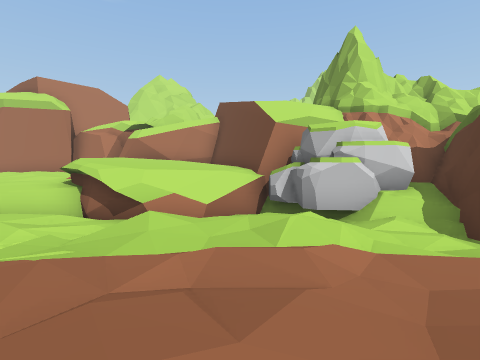
view 1 (above)

24 first-person views from a walk through a scene from a Unity 3-D project. The camera is 1.2 m above the floor, tilts 4° down and sees 85° across. The floor is counted in squares, 2 m on a side. Each view is taken from the middle of a square. On the plan, view 1 faces up. The plan holds only what a view shows up to about 9 squares ahead; the rest is blank. The place goes on beyond the plan. Some animated figures are left out. Some surface patterns are stand-ins.

view 2
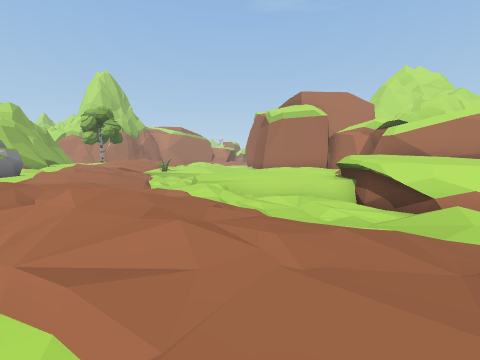

view 3
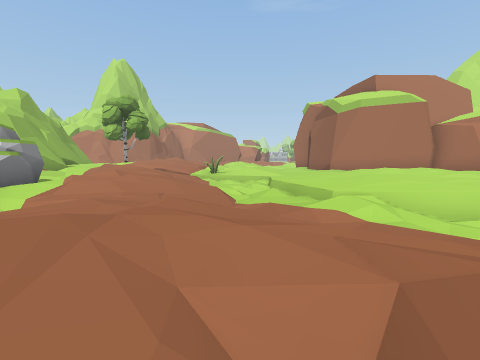

view 4
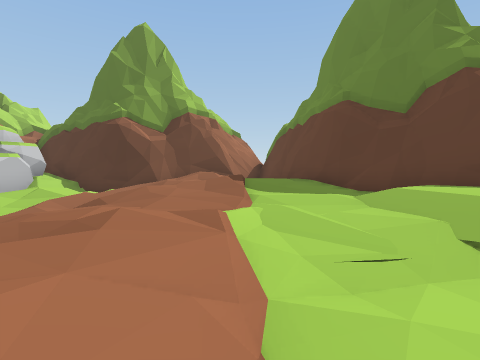

view 5
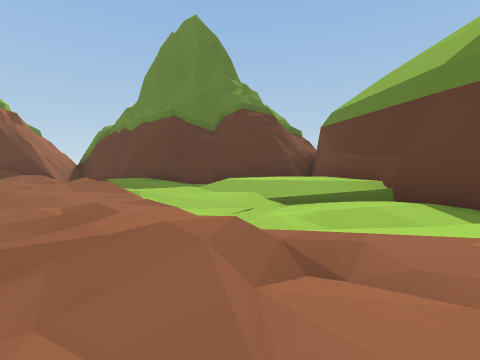

view 6
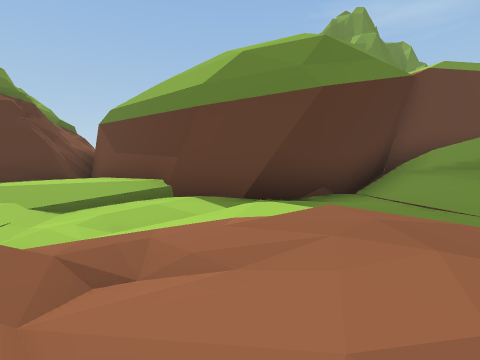

view 7
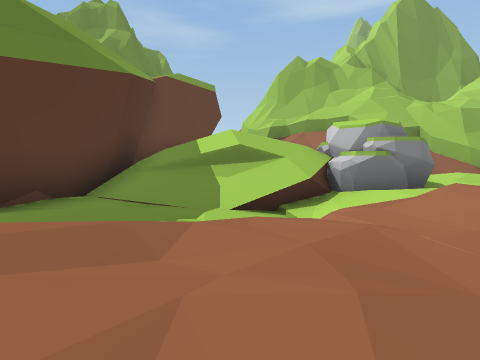

view 8
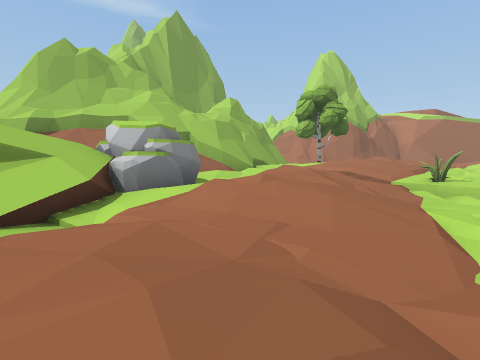

view 9
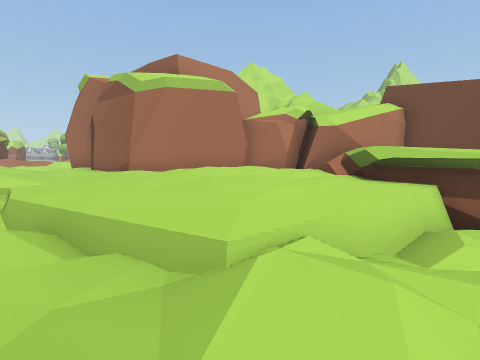

view 10
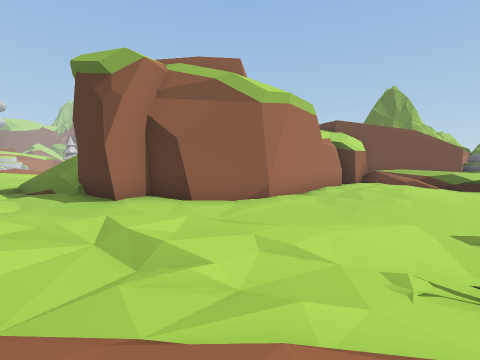

view 11
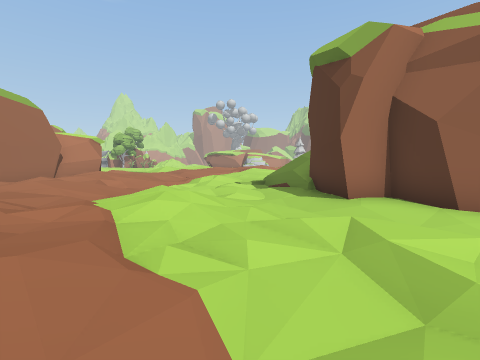

view 12
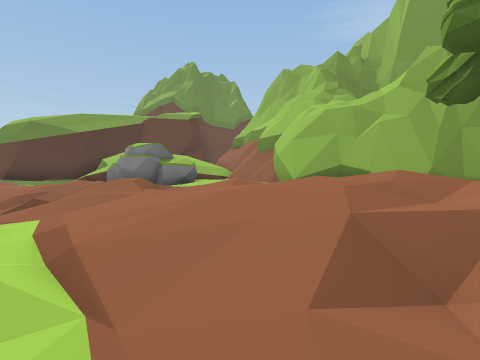

view 13
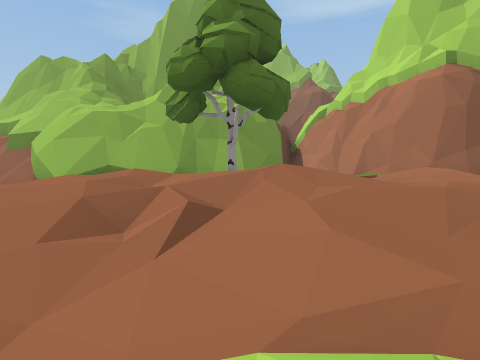

view 14
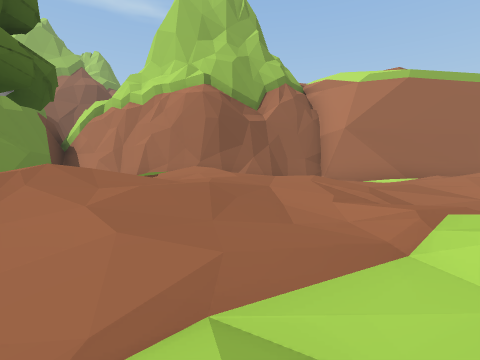

view 15
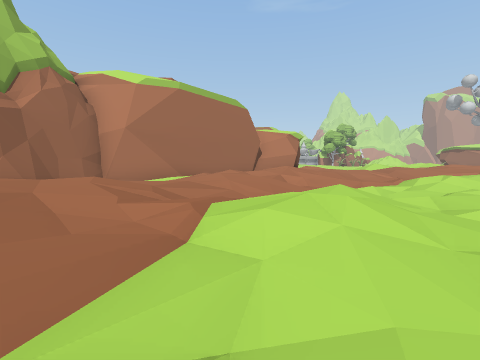

view 16
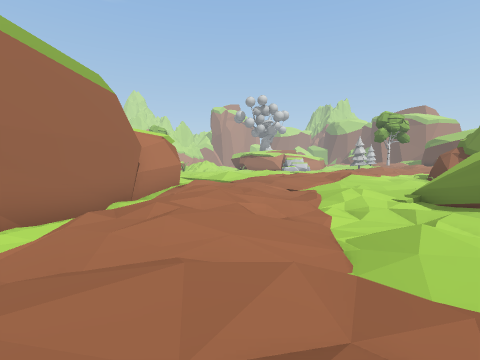

view 17
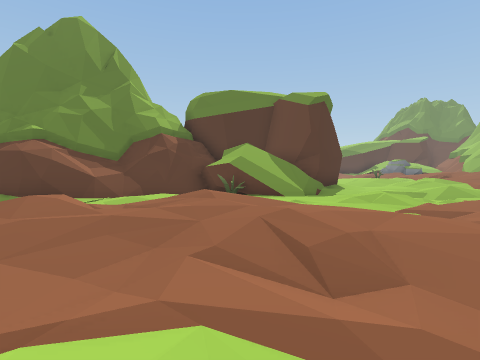

view 18
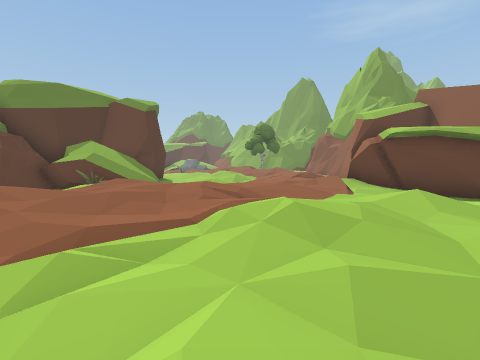

view 19
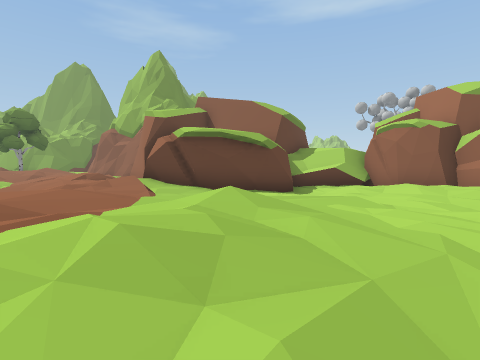

view 20
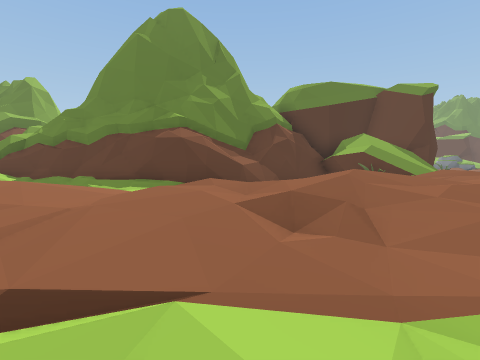

view 21
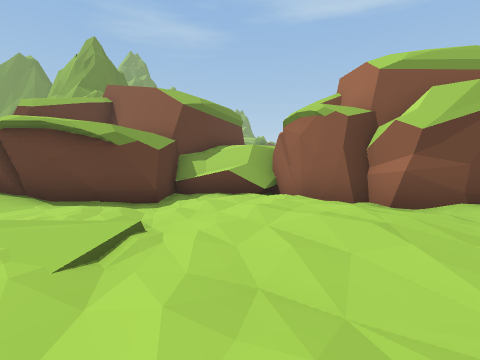

view 22
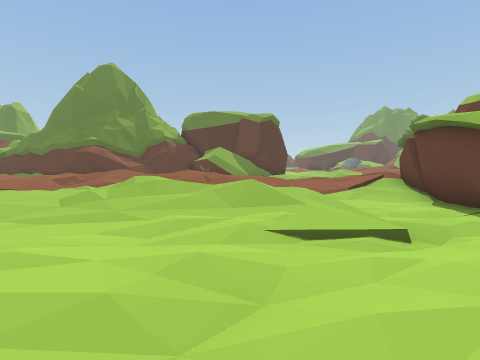

view 23
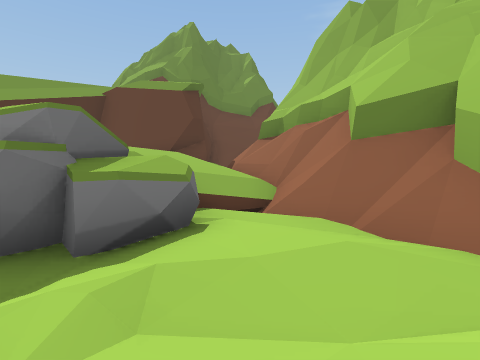

view 24
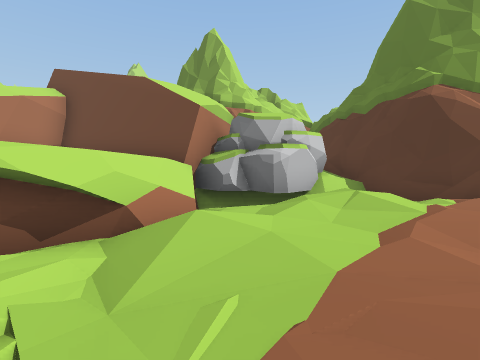

### Floor plan
Key: @ floor where view 1 was taken; # wall or solid block; . main floor; : floor 0.25 m higher than the main floor; - floor 0.25 m lower than the main floor; + floor 0.5 m higher than the main floor; _ floor 0.5 m lower than the main floor; * floor 0.75 m higher than the main floor; < floor 0.75 m lower than the main floor; ( floor 1 m lower than the main floor; ! floor 1.25 m lower than the main floor; % floor 1.5 m higher than the main floor; ? floor 1.5 m lower than the main floor; & floor 2.5 m higher than the main floor; / step, stairs or slope; = window, fence, low wall or low ledge; ^ raised ledge; v drop or lower ground; R rock; O other object.
Columns run from 29 left of view 1 to 5 right of it. Each row starts with its distance up from view 1.
 27  #..::.:...: ...:+
 26  #-.+:.....:...::::  .###
 25  #.::....://.:/:+..-:##
 24  #.:..../:/+:+*+  ./##
 23  #/..-../+:+:*//   ##
 22 ^#^---.-/../+++:..##
 21   #^##---/+++++::.##
 20   #####.../+::   /#
 19       #./:/.....O/#
 18       ##+:.....==#=
 17       #/.:..:.==&
 16       #//:././_=
 15       #/+/.__/_#
 14      ##/+.-//-_#
 13      #..:.-./__###
 12      # -..-./-_--##
 11      #  ./-.+.____###########
 10      #/  +:./../_____-.--#  ^#
  9      ##  +/./-/.-___-...-^^^
  8      ##  +++.--..___-...=^^^
  7      ##   /*/./-____----_^ ^ #RR ##
  6      ##    +++.-O//___-__###^^RRRR#
  5      #      +:.-((!//___=!?^^?/R###
  4      #vv     .//_((/(<_=?/?/(//??#
  3     ##^^#    .-.//_/!!(//???((/!?#
  2         ###/ .-/.--</!(((/((!(((/#
  1           ##^-___--<<_</_/<</</_/##
  0            #^--_R__<<___/__<<@__-/#
 -1            #^ _RRR/(<_/_<///</-  /#
 -2             ##vRR///(<__/(((<<_  ##
 -3             ^=///////<##_////<<###
 -4             #=//% ///####.---###
 -5             ##     /##  ##---##
 -6              #    /##    ##/##
 -7              #=/####      ###

Where each view was taken, in squares from view 1:
view 1: 0 up, 0 right, facing up
view 2: 1 down, 1 left, facing up-left
view 3: 1 down, 5 left, facing up-left
view 4: 1 down, 5 left, facing right
view 5: 1 up, 6 left, facing down-right
view 6: 1 up, 6 left, facing down
view 7: 1 up, 7 left, facing down-left
view 8: 1 up, 7 left, facing left
view 9: 2 up, 7 left, facing up
view 10: 6 up, 16 left, facing up-right
view 11: 7 up, 16 left, facing up
view 12: 8 up, 16 left, facing down
view 13: 9 up, 16 left, facing down-left
view 14: 9 up, 16 left, facing left
view 15: 9 up, 16 left, facing up-left
view 16: 10 up, 20 left, facing up
view 17: 24 up, 19 left, facing down-right
view 18: 27 up, 18 left, facing down
view 19: 26 up, 18 left, facing down-left
view 20: 27 up, 16 left, facing down-right
view 21: 27 up, 22 left, facing down-left
view 22: 27 up, 24 left, facing down-right
view 23: 2 up, 15 left, facing down
view 24: 2 up, 3 left, facing up-right
